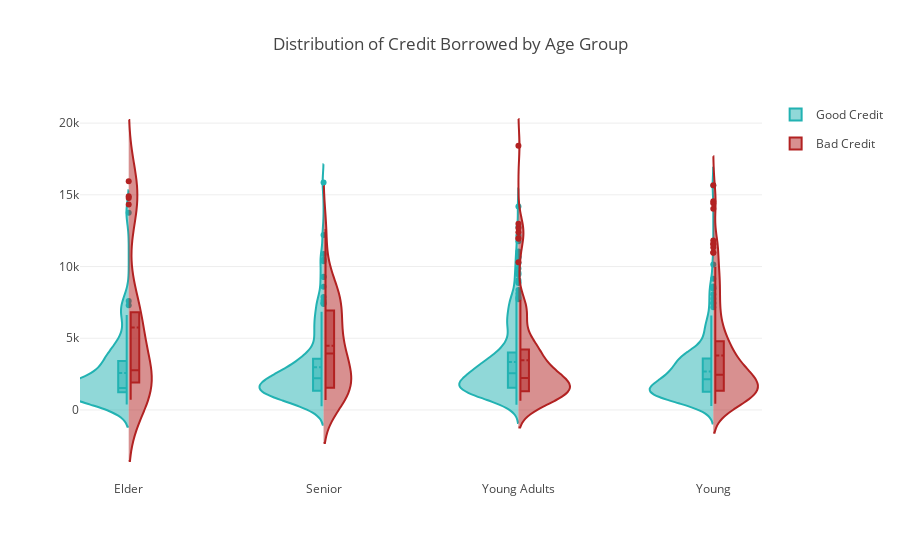

Write notebook code for a chart like this one.
### Code cell
fig = {
    "data": [
        {
            "type": 'violin',
            "x": good_credit_df['Age_Group'],
            "y": good_credit_df['Credit amount'],
            "legendgroup": 'Good Credit',
            "scalegroup": 'No',
            "name": 'Good Credit',
            "side": 'negative',
            "box": {
                "visible": True
            },
            "meanline": {
                "visible": True
            },
            "line": {
                "color": 'rgb(34, 178, 178)'
            }
        },
        {
            "type": 'violin',
            "x": bad_credit_df['Age_Group'],
            "y": bad_credit_df['Credit amount'],
            "legendgroup": 'Bad Credit',
            "scalegroup": 'No',
            "name": 'Bad Credit',
            "side": 'positive',
            "box": {
                "visible": True
            },
            "meanline": {
                "visible": True
            },
            "line": {
                "color": 'rgb(178, 34, 34)'
            }
        }
    ],
    "layout" : {
        "title": "Distribution of Credit Borrowed by Age Group",
        "yaxis": {
            "zeroline": False,
        },
        "violingap": 0,
        "violinmode": "overlay"
    }
}


iplot(fig, filename = 'Age-Housing', validate=False)

### Figure 1 — Plotly figure (JSON) as saved in the notebook; plotly's stock layout.template omitted (floating-point values rounded to 4 significant figures; data arrays with more than 128 entries replaced by an {"elided": "..."} marker saying what was removed)
{"data": [{"box": {"visible": true}, "legendgroup": "Good Credit", "line": {"color": "rgb(34, 178, 178)"}, "meanline": {"visible": true}, "name": "Good Credit", "scalegroup": "No", "side": "negative", "type": "violin", "x": {"elided": "700 str values"}, "y": {"elided": "700 int values"}}, {"box": {"visible": true}, "legendgroup": "Bad Credit", "line": {"color": "rgb(178, 34, 34)"}, "meanline": {"visible": true}, "name": "Bad Credit", "scalegroup": "No", "side": "positive", "type": "violin", "x": {"elided": "300 str values"}, "y": {"elided": "300 int values"}}], "layout": {"title": "Distribution of Credit Borrowed by Age Group", "violingap": 0, "violinmode": "overlay", "yaxis": {"zeroline": false}}}
